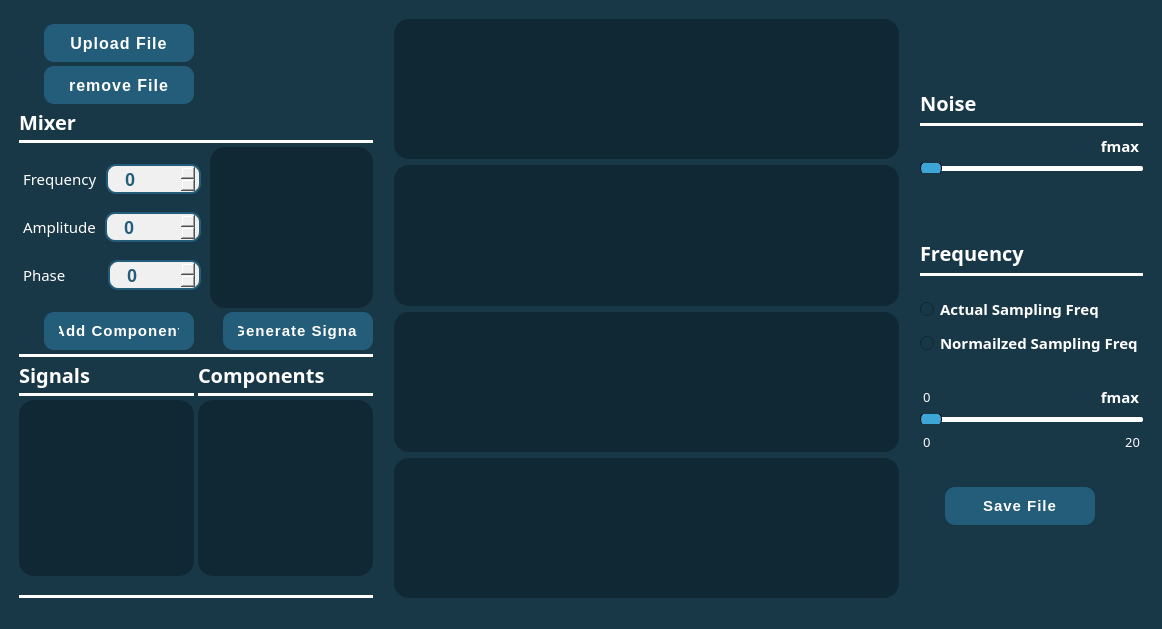
<?xml version="1.0" encoding="UTF-8"?>
<ui version="4.0">
 <class>MainWindow</class>
 <widget class="QMainWindow" name="MainWindow">
  <property name="geometry">
   <rect>
    <x>0</x>
    <y>0</y>
    <width>1162</width>
    <height>629</height>
   </rect>
  </property>
  <property name="windowTitle">
   <string>MainWindow</string>
  </property>
  <property name="styleSheet">
   <string notr="true"> background-color: #183747; /* Background color */</string>
  </property>
  <widget class="QWidget" name="centralwidget">
   <layout class="QGridLayout" name="gridLayout">
    <item row="0" column="0">
     <layout class="QHBoxLayout" name="horizontalLayout_9" stretch="2,0,4,0,0">
      <item>
       <layout class="QVBoxLayout" name="verticalLayout_5">
        <property name="spacing">
         <number>4</number>
        </property>
        <property name="leftMargin">
         <number>10</number>
        </property>
        <property name="topMargin">
         <number>15</number>
        </property>
        <property name="rightMargin">
         <number>0</number>
        </property>
        <item>
         <widget class="QPushButton" name="uploadButton_2">
          <property name="sizePolicy">
           <sizepolicy hsizetype="Maximum" vsizetype="Fixed">
            <horstretch>0</horstretch>
            <verstretch>0</verstretch>
           </sizepolicy>
          </property>
          <property name="font">
           <font>
            <family>Arial</family>
            <pointsize>-1</pointsize>
            <weight>75</weight>
            <bold>true</bold>
           </font>
          </property>
          <property name="styleSheet">
           <string notr="true">QPushButton{
  appearance: button;
  backface-visibility: hidden;
  background-color: #405cf5;
  border-radius: 6px;
  border-width: 0;
  box-shadow: rgba(50, 50, 93, .1) 0 0 0 1px inset,rgba(50, 50, 93, .1) 0 2px 5px 0,rgba(0, 0, 0, .07) 0 1px 1px 0;
  box-sizing: border-box;
  color: #fff;
  cursor: pointer;
 
  font-size: 100%;
  height: 28px;
  line-height: 1.15;
  margin: 0 0 0 25px;
  outline: none;
  overflow: hidden;
  padding: 0 10px;
  position: relative;
  text-align: center;
  text-transform: none;
  transform: translateZ(0);
  transition: all .2s,box-shadow .08s ease-in;
  touch-action: manipulation;
  width:120px;
}

QPushButton {
    background-color: #235d79;    /* Blue color */
    border-radius: 10px;          /* Rounded corners */
    border: none;                 /* No border */
    color: white;                 /* Text color */
    padding: 5px 15px;            /* Padding for better text alignment */
    
    font-family: Arial, Helvetica, sans-serif;  /* Font family */
    font-size: 16px;              /* Font size */
    font-weight: bold;            /* Bold text */
    letter-spacing: 1px;          /* Spacing between letters */
    text-transform: uppercase;    /* Uppercase letters */
}

QPushButton:hover {
    background-color: #2e6d8e;    /* Slightly lighter blue when hovering */
}

QPushButton:pressed {
    background-color: #1b4b61;    /* Darker blue when pressed */
}



</string>
          </property>
          <property name="text">
           <string>Upload File</string>
          </property>
          <property name="icon">
           <iconset>
            <normaloff>:/Icons/Icons/upload-square-svgrepo-com.png</normaloff>:/Icons/Icons/upload-square-svgrepo-com.png</iconset>
          </property>
          <property name="iconSize">
           <size>
            <width>25</width>
            <height>25</height>
           </size>
          </property>
         </widget>
        </item>
        <item>
         <widget class="QPushButton" name="uploadButton">
          <property name="sizePolicy">
           <sizepolicy hsizetype="Maximum" vsizetype="Fixed">
            <horstretch>0</horstretch>
            <verstretch>0</verstretch>
           </sizepolicy>
          </property>
          <property name="font">
           <font>
            <family>Arial</family>
            <pointsize>-1</pointsize>
            <weight>75</weight>
            <bold>true</bold>
           </font>
          </property>
          <property name="styleSheet">
           <string notr="true">QPushButton{
  appearance: button;
  backface-visibility: hidden;
  background-color: #405cf5;
  border-radius: 6px;
  border-width: 0;
  box-shadow: rgba(50, 50, 93, .1) 0 0 0 1px inset,rgba(50, 50, 93, .1) 0 2px 5px 0,rgba(0, 0, 0, .07) 0 1px 1px 0;
  box-sizing: border-box;
  color: #fff;
  cursor: pointer;
 
  font-size: 100%;
  height: 28px;
  line-height: 1.15;
  margin: 0 0 0 25px;
  outline: none;
  overflow: hidden;
  padding: 0 10px;
  position: relative;
  text-align: center;
  text-transform: none;
  transform: translateZ(0);
  transition: all .2s,box-shadow .08s ease-in;
  touch-action: manipulation;
  width:120px;
}

QPushButton {
    background-color: #235d79;    /* Blue color */
    border-radius: 10px;          /* Rounded corners */
    border: none;                 /* No border */
    color: white;                 /* Text color */
    padding: 5px 15px;            /* Padding for better text alignment */
    
    font-family: Arial, Helvetica, sans-serif;  /* Font family */
    font-size: 16px;              /* Font size */
    font-weight: bold;            /* Bold text */
    letter-spacing: 1px;          /* Spacing between letters */
    text-transform: uppercase;    /* Uppercase letters */
}

QPushButton:hover {
    background-color: #2e6d8e;    /* Slightly lighter blue when hovering */
}

QPushButton:pressed {
    background-color: #1b4b61;    /* Darker blue when pressed */
}



</string>
          </property>
          <property name="text">
           <string>remove File</string>
          </property>
          <property name="icon">
           <iconset>
            <normaloff>:/Icons/Icons/upload-square-svgrepo-com.png</normaloff>:/Icons/Icons/upload-square-svgrepo-com.png</iconset>
          </property>
          <property name="iconSize">
           <size>
            <width>25</width>
            <height>25</height>
           </size>
          </property>
         </widget>
        </item>
        <item>
         <spacer name="verticalSpacer_7">
          <property name="orientation">
           <enum>Qt::Vertical</enum>
          </property>
          <property name="sizeType">
           <enum>QSizePolicy::Maximum</enum>
          </property>
          <property name="sizeHint" stdset="0">
           <size>
            <width>20</width>
            <height>20</height>
           </size>
          </property>
         </spacer>
        </item>
        <item>
         <layout class="QVBoxLayout" name="verticalLayout_2">
          <item>
           <widget class="QLabel" name="mixer">
            <property name="font">
             <font>
              <family>Overpass Black</family>
              <pointsize>-1</pointsize>
              <weight>75</weight>
              <bold>true</bold>
             </font>
            </property>
            <property name="styleSheet">
             <string notr="true">color:white;
font-size:20px;
margin: 0 0 ;</string>
            </property>
            <property name="text">
             <string>Mixer</string>
            </property>
           </widget>
          </item>
          <item>
           <widget class="Line" name="line_11">
            <property name="styleSheet">
             <string notr="true">/* Line style */

  /* Set the width of the line */
  width: 20px;

  /* Set the height of the line */
  height: 5px;

  /* Set the background color of the line */
  background-color: #ffffff;

  /* Set the border of the line */
  border: 10px;

  /* Set the border radius of the line */
  border-radius:5px;

	margin: 0 0 0px 0;



</string>
            </property>
            <property name="orientation">
             <enum>Qt::Horizontal</enum>
            </property>
           </widget>
          </item>
          <item>
           <layout class="QHBoxLayout" name="horizontalLayout_8" stretch="2,2">
            <property name="rightMargin">
             <number>0</number>
            </property>
            <item>
             <layout class="QVBoxLayout" name="verticalLayout" stretch="0,0,0">
              <property name="spacing">
               <number>0</number>
              </property>
              <item>
               <layout class="QHBoxLayout" name="horizontalLayout" stretch="0,0">
                <item>
                 <widget class="QLabel" name="Frequency">
                  <property name="sizePolicy">
                   <sizepolicy hsizetype="Maximum" vsizetype="Maximum">
                    <horstretch>0</horstretch>
                    <verstretch>0</verstretch>
                   </sizepolicy>
                  </property>
                  <property name="font">
                   <font>
                    <family>Overpass SemiBold</family>
                    <pointsize>11</pointsize>
                    <weight>50</weight>
                    <bold>false</bold>
                    <kerning>true</kerning>
                   </font>
                  </property>
                  <property name="styleSheet">
                   <string notr="true">color:white;
font-weight:10000px;
margin: 5px 0 ;</string>
                  </property>
                  <property name="text">
                   <string>Frequency</string>
                  </property>
                 </widget>
                </item>
                <item>
                 <widget class="QSpinBox" name="freqSpinBox">
                  <property name="enabled">
                   <bool>true</bool>
                  </property>
                  <property name="styleSheet">
                   <string notr="true">/* QSpinBox */
QSpinBox {
    background-color: #f0f0f0; /* Light background color */
    color: #235d79; /* Dark text color */
    border: 2px solid #235d79; /* Add a border for a modern look */
    border-radius: 10px; /* Slightly rounder corners */
    padding: 3px 8px; /* Increase padding for spacing */
	padding-left: 15px;
	margin: 0 5px;
    font-weight: bold;
    font-size: 18px; /* Adjust font size */
    text-align: center;
	height:20px; 
width: 50px;
}

/* QSpinBox Up Button (on the right) */
QSpinBox::up-button {
	
	image: url(Icons/plus-circle.png);
    border-radius: 50%; /* Round button corners */
    width: 25px;
    height: 25px;
    subcontrol-position: right; /* Place the up-button on the right */
}

/* QSpinBox Down Button (on the left) */
QSpinBox::down-button {
	
	image: url(Icons/minus-circle.png);
    border-radius: 5px; /* Round button corners */
    width: 25px;
    height: 25px;
    subcontrol-position: left; /* Place the down-button on the left */
}

QSpinBox::up-button:hover, QSpinBox::down-button:hover {
    background-color: #2f7ea3; /* Change button color on hover */
	 border-radius: 10px;
}
</string>
                  </property>
                 </widget>
                </item>
               </layout>
              </item>
              <item>
               <layout class="QHBoxLayout" name="horizontalLayout_6">
                <item>
                 <widget class="QLabel" name="Amplitude">
                  <property name="sizePolicy">
                   <sizepolicy hsizetype="Maximum" vsizetype="Maximum">
                    <horstretch>0</horstretch>
                    <verstretch>0</verstretch>
                   </sizepolicy>
                  </property>
                  <property name="font">
                   <font>
                    <family>Overpass SemiBold</family>
                    <pointsize>11</pointsize>
                    <weight>50</weight>
                    <bold>false</bold>
                   </font>
                  </property>
                  <property name="styleSheet">
                   <string notr="true">color:white;
font-weight:10000px;
margin: 5px 0 ;</string>
                  </property>
                  <property name="text">
                   <string>Amplitude</string>
                  </property>
                 </widget>
                </item>
                <item>
                 <widget class="QSpinBox" name="ampSpinBox">
                  <property name="enabled">
                   <bool>true</bool>
                  </property>
                  <property name="styleSheet">
                   <string notr="true">/* QSpinBox */
QSpinBox {
    background-color: #f0f0f0; /* Light background color */
    color: #235d79; /* Dark text color */
    border: 2px solid #235d79; /* Add a border for a modern look */
    border-radius: 10px; /* Slightly rounder corners */
    padding: 3px 8px; /* Increase padding for spacing */
	padding-left: 15px;
	margin: 0 5px;
    font-weight: bold;
    font-size: 18px; /* Adjust font size */
    text-align: center;
	height:20px; 
width: 50px;
}

/* QSpinBox Up Button (on the right) */
QSpinBox::up-button {
	
	image: url(Icons/plus-circle.png);
    border-radius: 50%; /* Round button corners */
    width: 25px;
    height: 25px;
    subcontrol-position: right; /* Place the up-button on the right */
}

/* QSpinBox Down Button (on the left) */
QSpinBox::down-button {
	
	image: url(Icons/minus-circle.png);
    border-radius: 5px; /* Round button corners */
    width: 25px;
    height: 25px;
    subcontrol-position: left; /* Place the down-button on the left */
}

QSpinBox::up-button:hover, QSpinBox::down-button:hover {
    background-color: #2f7ea3; /* Change button color on hover */
	 border-radius: 10px;
}
</string>
                  </property>
                 </widget>
                </item>
               </layout>
              </item>
              <item>
               <layout class="QHBoxLayout" name="horizontalLayout_7">
                <property name="spacing">
                 <number>33</number>
                </property>
                <item>
                 <widget class="QLabel" name="Phase">
                  <property name="sizePolicy">
                   <sizepolicy hsizetype="Maximum" vsizetype="Maximum">
                    <horstretch>0</horstretch>
                    <verstretch>0</verstretch>
                   </sizepolicy>
                  </property>
                  <property name="font">
                   <font>
                    <family>Overpass SemiBold</family>
                    <pointsize>11</pointsize>
                    <weight>50</weight>
                    <bold>false</bold>
                   </font>
                  </property>
                  <property name="styleSheet">
                   <string notr="true">color:white;
font-weight:10000px;
margin: 5px 0 ;</string>
                  </property>
                  <property name="text">
                   <string>Phase</string>
                  </property>
                 </widget>
                </item>
                <item>
                 <widget class="QSpinBox" name="phaseSpinBox">
                  <property name="enabled">
                   <bool>true</bool>
                  </property>
                  <property name="styleSheet">
                   <string notr="true">/* QSpinBox */
QSpinBox {
    background-color: #f0f0f0; /* Light background color */
    color: #235d79; /* Dark text color */
    border: 2px solid #235d79; /* Add a border for a modern look */
    border-radius: 10px; /* Slightly rounder corners */
    padding: 3px 8px; /* Increase padding for spacing */
	padding-left: 15px;
	margin: 0 5px;
    font-weight: bold;
    font-size: 18px; /* Adjust font size */
    text-align: center;
	height:20px; 
width: 50px;
}

/* QSpinBox Up Button (on the right) */
QSpinBox::up-button {
	
	image: url(Icons/plus-circle.png);
    border-radius: 50%; /* Round button corners */
    width: 25px;
    height: 25px;
    subcontrol-position: right; /* Place the up-button on the right */
}

/* QSpinBox Down Button (on the left) */
QSpinBox::down-button {
	
	image: url(Icons/minus-circle.png);
    border-radius: 5px; /* Round button corners */
    width: 25px;
    height: 25px;
    subcontrol-position: left; /* Place the down-button on the left */
}

QSpinBox::up-button:hover, QSpinBox::down-button:hover {
    background-color: #2f7ea3; /* Change button color on hover */
	 border-radius: 10px;
}
</string>
                  </property>
                 </widget>
                </item>
               </layout>
              </item>
             </layout>
            </item>
            <item>
             <widget class="QListWidget" name="attrList">
              <property name="styleSheet">
               <string notr="true">QListWidget {
    background-color:  #0f2834; /* Background color */; /* Background color of the list widget */
    /*border: 1px solid #c0c0c0; /* Border color and width */
    padding: 5px; /* Padding around the list items */
	border-radius: 15px;
}

QListWidget::item {
    background-color: #4a4a4a; /* Background color of each list item */
    padding: 5px; /* Padding inside each list item */
    border-bottom: 1px solid #c0c0c0; /* Separator between list items */
    border-radius: 15px; /* Border radius for rounded corners */
	color: #ffffff;
}


QListWidget::item:selected {
    background-color: #3399ff; /* Background color of selected item */
    color: #ffffff; /* Text color of selected item */
}

QListWidget::item:hover {
    background-color: #e0e0e0; /* Background color when hovering over an item */
}
</string>
              </property>
             </widget>
            </item>
           </layout>
          </item>
          <item>
           <layout class="QHBoxLayout" name="horizontalLayout_2">
            <item>
             <widget class="QPushButton" name="addComponent">
              <property name="font">
               <font>
                <family>Arial</family>
                <pointsize>-1</pointsize>
                <weight>75</weight>
                <bold>true</bold>
               </font>
              </property>
              <property name="styleSheet">
               <string notr="true">QPushButton{
  appearance: button;
  backface-visibility: hidden;
  background-color: #405cf5;
  border-radius: 6px;
  border-width: 0;
  box-shadow: rgba(50, 50, 93, .1) 0 0 0 1px inset,rgba(50, 50, 93, .1) 0 2px 5px 0,rgba(0, 0, 0, .07) 0 1px 1px 0;
  box-sizing: border-box;
  color: #fff;
  cursor: pointer;
 
  font-size: 100%;
  height: 28px;
  line-height: 1.15;
  margin: 0 0 0 25px;
  outline: none;
  overflow: hidden;
  padding: 0 10px;
  position: relative;
  text-align: center;
  text-transform: none;
  transform: translateZ(0);
  transition: all .2s,box-shadow .08s ease-in;
  touch-action: manipulation;
  width:120px;
}

QPushButton {
    background-color: #235d79;    /* Blue color */
    border-radius: 10px;          /* Rounded corners */
    border: none;                 /* No border */
    color: white;                 /* Text color */
    padding: 5px 15px;            /* Padding for better text alignment */
    
    font-family: Arial, Helvetica, sans-serif;  /* Font family */
    font-size: 15px;              /* Font size */
    font-weight: bold;            /* Bold text */
    letter-spacing: 1px;          /* Spacing between letters */
  }

QPushButton:hover {
    background-color: #2e6d8e;    /* Slightly lighter blue when hovering */
}

QPushButton:pressed {
    background-color: #1b4b61;    /* Darker blue when pressed */
}



</string>
              </property>
              <property name="text">
               <string>Add Component</string>
              </property>
             </widget>
            </item>
            <item>
             <spacer name="horizontalSpacer_3">
              <property name="orientation">
               <enum>Qt::Horizontal</enum>
              </property>
              <property name="sizeType">
               <enum>QSizePolicy::Maximum</enum>
              </property>
              <property name="sizeHint" stdset="0">
               <size>
                <width>20</width>
                <height>22</height>
               </size>
              </property>
             </spacer>
            </item>
            <item>
             <widget class="QPushButton" name="GenerateButton">
              <property name="font">
               <font>
                <family>Arial</family>
                <pointsize>-1</pointsize>
                <weight>75</weight>
                <bold>true</bold>
               </font>
              </property>
              <property name="styleSheet">
               <string notr="true">QPushButton{
  appearance: button;
  backface-visibility: hidden;
  background-color: #405cf5;
  border-radius: 6px;
  border-width: 0;
  box-shadow: rgba(50, 50, 93, .1) 0 0 0 1px inset,rgba(50, 50, 93, .1) 0 2px 5px 0,rgba(0, 0, 0, .07) 0 1px 1px 0;
  box-sizing: border-box;
  color: #fff;
  cursor: pointer;
 
  font-size: 100%;
  height: 28px;
  line-height: 1.15;
  margin: 0 0 0 25px;
  outline: none;
  overflow: hidden;
  padding: 0 10px;
  position: relative;
  text-align: center;
  text-transform: none;
  transform: translateZ(0);
  transition: all .2s,box-shadow .08s ease-in;
  touch-action: manipulation;
  width:120px;
}

QPushButton {
    background-color: #235d79;    /* Blue color */
    border-radius: 10px;          /* Rounded corners */
    border: none;                 /* No border */
    color: white;                 /* Text color */
    padding: 5px 15px;            /* Padding for better text alignment */
    
    font-family: Arial, Helvetica, sans-serif;  /* Font family */
    font-size: 15px;              /* Font size */
    font-weight: bold;            /* Bold text */
    letter-spacing: 1px;          /* Spacing between letters */
  }

QPushButton:hover {
    background-color: #2e6d8e;    /* Slightly lighter blue when hovering */
}

QPushButton:pressed {
    background-color: #1b4b61;    /* Darker blue when pressed */
}



</string>
              </property>
              <property name="text">
               <string>Generate Signal</string>
              </property>
             </widget>
            </item>
           </layout>
          </item>
         </layout>
        </item>
        <item>
         <widget class="Line" name="line_7">
          <property name="styleSheet">
           <string notr="true">/* Line style */

  /* Set the width of the line */
  width: 20px;

  /* Set the height of the line */
  height: 5px;

  /* Set the background color of the line */
  background-color: #ffffff;

  /* Set the border of the line */
  border: 10px;

  /* Set the border radius of the line */
  border-radius:5px;



</string>
          </property>
          <property name="orientation">
           <enum>Qt::Horizontal</enum>
          </property>
         </widget>
        </item>
        <item>
         <spacer name="verticalSpacer_9">
          <property name="orientation">
           <enum>Qt::Vertical</enum>
          </property>
          <property name="sizeType">
           <enum>QSizePolicy::Maximum</enum>
          </property>
          <property name="sizeHint" stdset="0">
           <size>
            <width>20</width>
            <height>20</height>
           </size>
          </property>
         </spacer>
        </item>
        <item>
         <layout class="QHBoxLayout" name="horizontalLayout_3">
          <item>
           <layout class="QVBoxLayout" name="verticalLayout_7">
            <item>
             <widget class="QLabel" name="Signals">
              <property name="font">
               <font>
                <family>Overpass Black</family>
                <pointsize>-1</pointsize>
                <weight>75</weight>
                <bold>true</bold>
               </font>
              </property>
              <property name="styleSheet">
               <string notr="true">color:white;
font-size:20px;
margin: 0 0 ;</string>
              </property>
              <property name="text">
               <string>Signals</string>
              </property>
             </widget>
            </item>
            <item>
             <widget class="Line" name="line_12">
              <property name="styleSheet">
               <string notr="true">/* Line style */

  /* Set the width of the line */
  width: 20px;

  /* Set the height of the line */
  height: 5px;

  /* Set the background color of the line */
  background-color: #ffffff;

  /* Set the border of the line */
  border: 10px;

  /* Set the border radius of the line */
  border-radius:5px;

	margin: 0 0 0px 0;



</string>
              </property>
              <property name="orientation">
               <enum>Qt::Horizontal</enum>
              </property>
             </widget>
            </item>
            <item>
             <widget class="QListWidget" name="signalsList">
              <property name="styleSheet">
               <string notr="true">QListWidget {
   background-color: #0f2834; /* Background color */
    /*border: 1px solid #c0c0c0; /* Border color and width */
    padding: 5px; /* Padding around the list items */
	border-radius: 15px;
}

QListWidget::item {
    background-color: #4a4a4a; /* Background color of each list item */
    padding: 5px; /* Padding inside each list item */
    border-bottom: 1px solid #c0c0c0; /* Separator between list items */
    border-radius: 15px; /* Border radius for rounded corners */
	color: #ffffff;
}


QListWidget::item:selected {
    background-color: #3399ff; /* Background color of selected item */
    color: #ffffff; /* Text color of selected item */
}

QListWidget::item:hover {
    background-color: #e0e0e0; /* Background color when hovering over an item */
}
</string>
              </property>
             </widget>
            </item>
            <item>
             <spacer name="verticalSpacer_8">
              <property name="orientation">
               <enum>Qt::Vertical</enum>
              </property>
              <property name="sizeType">
               <enum>QSizePolicy::Maximum</enum>
              </property>
              <property name="sizeHint" stdset="0">
               <size>
                <width>20</width>
                <height>30</height>
               </size>
              </property>
             </spacer>
            </item>
           </layout>
          </item>
          <item>
           <layout class="QVBoxLayout" name="verticalLayout_8">
            <item>
             <widget class="QLabel" name="Components">
              <property name="font">
               <font>
                <family>Overpass Black</family>
                <pointsize>-1</pointsize>
                <weight>75</weight>
                <bold>true</bold>
               </font>
              </property>
              <property name="styleSheet">
               <string notr="true">color:white;
font-size:20px;
margin: 0 0 ;</string>
              </property>
              <property name="text">
               <string>Components</string>
              </property>
             </widget>
            </item>
            <item>
             <widget class="Line" name="line_15">
              <property name="styleSheet">
               <string notr="true">/* Line style */

  /* Set the width of the line */
  width: 20px;

  /* Set the height of the line */
  height: 5px;

  /* Set the background color of the line */
  background-color: #ffffff;

  /* Set the border of the line */
  border: 10px;

  /* Set the border radius of the line */
  border-radius:5px;

	margin: 0 0 0px 0;



</string>
              </property>
              <property name="orientation">
               <enum>Qt::Horizontal</enum>
              </property>
             </widget>
            </item>
            <item>
             <widget class="QListWidget" name="componList">
              <property name="styleSheet">
               <string notr="true">QListWidget {
    background-color: #0f2834; /* Background color */
    /*border: 1px solid #c0c0c0; /* Border color and width */
    padding: 5px; /* Padding around the list items */
	border-radius: 15px;
}

QListWidget::item {
    background-color: #4a4a4a; /* Background color of each list item */
    padding: 5px; /* Padding inside each list item */
    border-bottom: 1px solid #c0c0c0; /* Separator between list items */
    border-radius: 15px; /* Border radius for rounded corners */
	color: #ffffff;
}


QListWidget::item:selected {
    background-color: #3399ff; /* Background color of selected item */
    color: #ffffff; /* Text color of selected item */
}

QListWidget::item:hover {
    background-color: #e0e0e0; /* Background color when hovering over an item */
}
</string>
              </property>
             </widget>
            </item>
            <item>
             <spacer name="verticalSpacer_10">
              <property name="orientation">
               <enum>Qt::Vertical</enum>
              </property>
              <property name="sizeType">
               <enum>QSizePolicy::Maximum</enum>
              </property>
              <property name="sizeHint" stdset="0">
               <size>
                <width>20</width>
                <height>30</height>
               </size>
              </property>
             </spacer>
            </item>
           </layout>
          </item>
         </layout>
        </item>
        <item>
         <layout class="QVBoxLayout" name="verticalLayout_4">
          <property name="spacing">
           <number>4</number>
          </property>
          <item>
           <layout class="QHBoxLayout" name="horizontalLayout_4"/>
          </item>
         </layout>
        </item>
        <item>
         <widget class="Line" name="line_8">
          <property name="styleSheet">
           <string notr="true">/* Line style */

  /* Set the width of the line */
  width: 20px;

  /* Set the height of the line */
  height: 5px;

  /* Set the background color of the line */
  background-color: #ffffff;

  /* Set the border of the line */
  border: 10px;

  /* Set the border radius of the line */
  border-radius:5px;



</string>
          </property>
          <property name="orientation">
           <enum>Qt::Horizontal</enum>
          </property>
         </widget>
        </item>
       </layout>
      </item>
      <item>
       <spacer name="horizontalSpacer">
        <property name="orientation">
         <enum>Qt::Horizontal</enum>
        </property>
        <property name="sizeHint" stdset="0">
         <size>
          <width>14</width>
          <height>20</height>
         </size>
        </property>
       </spacer>
      </item>
      <item>
       <layout class="QVBoxLayout" name="verticalLayout_6">
        <property name="leftMargin">
         <number>1</number>
        </property>
        <property name="topMargin">
         <number>10</number>
        </property>
        <item>
         <widget class="PlotWidget" name="graph1_2" native="true">
          <property name="styleSheet">
           <string notr="true">background-color: #0f2834; /* Background color */
    border-radius: 15px; /* Curved borders */
    border: 2px solid #0f2834; /* 3D outline */

    box-shadow: 2px 2px 8px rgba(0, 0, 0, 0.7); /* 3D shadow effect */</string>
          </property>
         </widget>
        </item>
        <item>
         <widget class="PlotWidget" name="graph1" native="true">
          <property name="styleSheet">
           <string notr="true">background-color: #0f2834; /* Background color */
    border-radius: 15px; /* Curved borders */
    border: 2px solid #0f2834; /* 3D outline */

    box-shadow: 2px 2px 8px rgba(0, 0, 0, 0.7); /* 3D shadow effect */</string>
          </property>
         </widget>
        </item>
        <item>
         <widget class="PlotWidget" name="graph2" native="true">
          <property name="styleSheet">
           <string notr="true">background-color: #0f2834; /* Background color */
    border-radius: 15px; /* Curved borders */
    border: 2px solid #0f2834; /* 3D outline */

    box-shadow: 2px 2px 8px rgba(0, 0, 0, 0.7); /* 3D shadow effect */</string>
          </property>
         </widget>
        </item>
        <item>
         <widget class="PlotWidget" name="graph3" native="true">
          <property name="styleSheet">
           <string notr="true">background-color: #0f2834; /* Background color */
    border-radius: 15px; /* Curved borders */
    border: 2px solid #0f2834; /* 3D outline */

    box-shadow: 2px 2px 8px rgba(0, 0, 0, 0.7); /* 3D shadow effect */</string>
          </property>
         </widget>
        </item>
       </layout>
      </item>
      <item>
       <spacer name="horizontalSpacer_2">
        <property name="orientation">
         <enum>Qt::Horizontal</enum>
        </property>
        <property name="sizeHint" stdset="0">
         <size>
          <width>15</width>
          <height>20</height>
         </size>
        </property>
       </spacer>
      </item>
      <item>
       <layout class="QVBoxLayout" name="verticalLayout_13">
        <property name="rightMargin">
         <number>10</number>
        </property>
        <item>
         <spacer name="verticalSpacer_2">
          <property name="orientation">
           <enum>Qt::Vertical</enum>
          </property>
          <property name="sizeType">
           <enum>QSizePolicy::Maximum</enum>
          </property>
          <property name="sizeHint" stdset="0">
           <size>
            <width>20</width>
            <height>80</height>
           </size>
          </property>
         </spacer>
        </item>
        <item>
         <widget class="QLabel" name="Noise">
          <property name="font">
           <font>
            <family>Overpass Black</family>
            <pointsize>-1</pointsize>
            <weight>75</weight>
            <bold>true</bold>
           </font>
          </property>
          <property name="styleSheet">
           <string notr="true">color:white;
font-size:20px;
margin: 0 0 ;</string>
          </property>
          <property name="text">
           <string>Noise</string>
          </property>
         </widget>
        </item>
        <item>
         <widget class="Line" name="line_10">
          <property name="styleSheet">
           <string notr="true">/* Line style */

  /* Set the width of the line */
  width: 20px;

  /* Set the height of the line */
  height: 5px;

  /* Set the background color of the line */
  background-color: #ffffff;

  /* Set the border of the line */
  border: 10px;

  /* Set the border radius of the line */
  border-radius:5px;

	margin: 0 0 0px 0;



</string>
          </property>
          <property name="orientation">
           <enum>Qt::Horizontal</enum>
          </property>
         </widget>
        </item>
        <item>
         <layout class="QVBoxLayout" name="verticalLayout_12">
          <item>
           <widget class="QLabel" name="fmaxLabel_2">
            <property name="font">
             <font>
              <family>Overpass SemiBold</family>
              <pointsize>11</pointsize>
              <weight>75</weight>
              <bold>true</bold>
             </font>
            </property>
            <property name="styleSheet">
             <string notr="true">color:white;
font-weight:10000px;
margin-top: 3px;</string>
            </property>
            <property name="text">
             <string>fmax</string>
            </property>
            <property name="alignment">
             <set>Qt::AlignRight|Qt::AlignTrailing|Qt::AlignVCenter</set>
            </property>
           </widget>
          </item>
          <item>
           <widget class="QSlider" name="noiseSlider">
            <property name="styleSheet">
             <string notr="true">/* Style for the QSlider */

/* Background of the slider track */
QSlider {
background-color: transparent;
height: 10px; /* Set the height of the track */
margin:0 0;
}

/* Style for the groove (track) */
QSlider::groove {
background: #ffffff; /* Color of the track */
	color: rgb(17, 45, 59);
border: 0px solid #999; /* Border of the track */
height: 5px; /* Set the height of the track */
border-radius: 2px; /* Round the corners of the track */
margin:0 0;
}

/* Style for the slider handle (thumb) */
QSlider::handle {
background: #3da6d6; /* Color of the handle */
border: 1px solid ; /* Border of the handle */
width: 20px; /* Width of the handle */
height: 30px; /* Height of the handle */
margin: -5px 0; /* Negative margin to center the handle vertically */
border-radius: 7px; /* Round the corners of the handle to make it into a circle */
}

/* Style for the slider handle when pressed */
QSlider::handle:pressed {
background: #338eb5; /* Color of the handle when pressed */
border: 1px solid #3498db; /* Border of the handle when pressed */
}





</string>
            </property>
            <property name="orientation">
             <enum>Qt::Horizontal</enum>
            </property>
           </widget>
          </item>
         </layout>
        </item>
        <item>
         <spacer name="verticalSpacer_5">
          <property name="orientation">
           <enum>Qt::Vertical</enum>
          </property>
          <property name="sizeType">
           <enum>QSizePolicy::Maximum</enum>
          </property>
          <property name="sizeHint" stdset="0">
           <size>
            <width>20</width>
            <height>60</height>
           </size>
          </property>
         </spacer>
        </item>
        <item>
         <widget class="QLabel" name="Frequency_2">
          <property name="font">
           <font>
            <family>Overpass Black</family>
            <pointsize>-1</pointsize>
            <weight>75</weight>
            <bold>true</bold>
           </font>
          </property>
          <property name="styleSheet">
           <string notr="true">color:white;
font-size:20px;
margin: 0 0 ;</string>
          </property>
          <property name="text">
           <string>Frequency</string>
          </property>
         </widget>
        </item>
        <item>
         <widget class="Line" name="line_9">
          <property name="styleSheet">
           <string notr="true">/* Line style */

  /* Set the width of the line */
  width: 20px;

  /* Set the height of the line */
  height: 5px;

  /* Set the background color of the line */
  background-color: #ffffff;

  /* Set the border of the line */
  border: 10px;

  /* Set the border radius of the line */
  border-radius:5px;

	margin: 0 0 0px 0;



</string>
          </property>
          <property name="orientation">
           <enum>Qt::Horizontal</enum>
          </property>
         </widget>
        </item>
        <item>
         <spacer name="verticalSpacer_11">
          <property name="orientation">
           <enum>Qt::Vertical</enum>
          </property>
          <property name="sizeType">
           <enum>QSizePolicy::Maximum</enum>
          </property>
          <property name="sizeHint" stdset="0">
           <size>
            <width>208</width>
            <height>13</height>
           </size>
          </property>
         </spacer>
        </item>
        <item>
         <layout class="QVBoxLayout" name="verticalLayout_11">
          <item>
           <widget class="QRadioButton" name="actualRadio">
            <property name="font">
             <font>
              <family>Overpass SemiBold</family>
              <pointsize>11</pointsize>
              <weight>75</weight>
              <bold>true</bold>
             </font>
            </property>
            <property name="styleSheet">
             <string notr="true">color:white;
font-weight:10000px;</string>
            </property>
            <property name="text">
             <string>Actual Sampling Freq</string>
            </property>
           </widget>
          </item>
          <item>
           <widget class="QRadioButton" name="normalRadio">
            <property name="font">
             <font>
              <family>Overpass SemiBold</family>
              <pointsize>11</pointsize>
              <weight>75</weight>
              <bold>true</bold>
             </font>
            </property>
            <property name="styleSheet">
             <string notr="true">color:white;
font-weight:10000px;</string>
            </property>
            <property name="text">
             <string>Normailzed Sampling Freq</string>
            </property>
           </widget>
          </item>
          <item>
           <spacer name="verticalSpacer_6">
            <property name="orientation">
             <enum>Qt::Vertical</enum>
            </property>
            <property name="sizeType">
             <enum>QSizePolicy::Maximum</enum>
            </property>
            <property name="sizeHint" stdset="0">
             <size>
              <width>20</width>
              <height>20</height>
             </size>
            </property>
           </spacer>
          </item>
          <item>
           <layout class="QHBoxLayout" name="horizontalLayout_10">
            <item>
             <widget class="QLabel" name="indicatLabel">
              <property name="font">
               <font>
                <family>Overpass Medium</family>
                <pointsize>10</pointsize>
               </font>
              </property>
              <property name="styleSheet">
               <string notr="true">color:white;
margin-top: 3px;</string>
              </property>
              <property name="text">
               <string>0</string>
              </property>
             </widget>
            </item>
            <item>
             <widget class="QLabel" name="fmaxLabel">
              <property name="font">
               <font>
                <family>Overpass SemiBold</family>
                <pointsize>11</pointsize>
                <weight>75</weight>
                <bold>true</bold>
               </font>
              </property>
              <property name="styleSheet">
               <string notr="true">color:white;
font-weight:10000px;
margin-top: 3px;</string>
              </property>
              <property name="text">
               <string>fmax</string>
              </property>
              <property name="alignment">
               <set>Qt::AlignRight|Qt::AlignTrailing|Qt::AlignVCenter</set>
              </property>
             </widget>
            </item>
           </layout>
          </item>
          <item>
           <layout class="QVBoxLayout" name="verticalLayout_10">
            <item>
             <layout class="QVBoxLayout" name="verticalLayout_9">
              <item>
               <widget class="QSlider" name="sampleSlider">
                <property name="styleSheet">
                 <string notr="true">/* Style for the QSlider */

/* Background of the slider track */
QSlider {
background-color: transparent;
height: 10px; /* Set the height of the track */
margin:0 0;
}

/* Style for the groove (track) */
QSlider::groove {
background: #ffffff; /* Color of the track */
	color: rgb(17, 45, 59);
border: 0px solid #999; /* Border of the track */
height: 5px; /* Set the height of the track */
border-radius: 2px; /* Round the corners of the track */
margin:0 0;
}

/* Style for the slider handle (thumb) */
QSlider::handle {
background: #3da6d6; /* Color of the handle */
border: 1px solid ; /* Border of the handle */
width: 20px; /* Width of the handle */
height: 30px; /* Height of the handle */
margin: -5px 0; /* Negative margin to center the handle vertically */
border-radius: 7px; /* Round the corners of the handle to make it into a circle */
}

/* Style for the slider handle when pressed */
QSlider::handle:pressed {
background: #338eb5; /* Color of the handle when pressed */
border: 1px solid #3498db; /* Border of the handle when pressed */
}





</string>
                </property>
                <property name="orientation">
                 <enum>Qt::Horizontal</enum>
                </property>
               </widget>
              </item>
              <item>
               <layout class="QHBoxLayout" name="horizontalLayout_5">
                <item alignment="Qt::AlignLeft">
                 <widget class="QLabel" name="startLabel">
                  <property name="font">
                   <font>
                    <family>Overpass Medium</family>
                    <pointsize>10</pointsize>
                   </font>
                  </property>
                  <property name="styleSheet">
                   <string notr="true">color:white;
margin-top: 3px;</string>
                  </property>
                  <property name="text">
                   <string>0</string>
                  </property>
                 </widget>
                </item>
                <item alignment="Qt::AlignRight">
                 <widget class="QLabel" name="endLabel">
                  <property name="font">
                   <font>
                    <family>Overpass Medium</family>
                    <pointsize>10</pointsize>
                   </font>
                  </property>
                  <property name="styleSheet">
                   <string notr="true">color:white;
margin-top: 3px;</string>
                  </property>
                  <property name="text">
                   <string>20</string>
                  </property>
                  <property name="alignment">
                   <set>Qt::AlignRight|Qt::AlignTrailing|Qt::AlignVCenter</set>
                  </property>
                 </widget>
                </item>
               </layout>
              </item>
             </layout>
            </item>
            <item>
             <spacer name="verticalSpacer_4">
              <property name="orientation">
               <enum>Qt::Vertical</enum>
              </property>
              <property name="sizeType">
               <enum>QSizePolicy::Maximum</enum>
              </property>
              <property name="sizeHint" stdset="0">
               <size>
                <width>20</width>
                <height>30</height>
               </size>
              </property>
             </spacer>
            </item>
           </layout>
          </item>
         </layout>
        </item>
        <item>
         <widget class="QPushButton" name="downloadButton">
          <property name="sizePolicy">
           <sizepolicy hsizetype="Maximum" vsizetype="Fixed">
            <horstretch>0</horstretch>
            <verstretch>0</verstretch>
           </sizepolicy>
          </property>
          <property name="font">
           <font>
            <family>Arial</family>
            <pointsize>-1</pointsize>
            <weight>75</weight>
            <bold>true</bold>
           </font>
          </property>
          <property name="layoutDirection">
           <enum>Qt::LeftToRight</enum>
          </property>
          <property name="styleSheet">
           <string notr="true">QPushButton{
  appearance: button;
  backface-visibility: hidden;
  background-color: #405cf5;
  border-radius: 6px;
  border-width: 0;
  box-shadow: rgba(50, 50, 93, .1) 0 0 0 1px inset,rgba(50, 50, 93, .1) 0 2px 5px 0,rgba(0, 0, 0, .07) 0 1px 1px 0;
  box-sizing: border-box;
  color: #fff;
  cursor: pointer;
 
  font-size: 100%;
  height: 28px;
  line-height: 1.15;
  margin: 0 0 0 25px;
  outline: none;
  overflow: hidden;
  padding: 0 10px;
  position: relative;
  text-align: center;
  text-transform: none;
  transform: translateZ(0);
  transition: all .2s,box-shadow .08s ease-in;
  touch-action: manipulation;
  width:120px;
}

QPushButton {
    background-color: #235d79;    /* Blue color */
    border-radius: 10px;          /* Rounded corners */
    border: none;                 /* No border */
    color: white;                 /* Text color */
    padding: 5px 15px;            /* Padding for better text alignment */
    
    font-family: Arial, Helvetica, sans-serif;  /* Font family */
    font-size: 15px;              /* Font size */
    font-weight: bold;            /* Bold text */
    letter-spacing: 1px;          /* Spacing between letters */
  }

QPushButton:hover {
    background-color: #2e6d8e;    /* Slightly lighter blue when hovering */
}

QPushButton:pressed {
    background-color: #1b4b61;    /* Darker blue when pressed */
}



</string>
          </property>
          <property name="text">
           <string>Save File</string>
          </property>
          <property name="icon">
           <iconset>
            <normaloff>:/Icons/Icons/save-svgrepo-com.png</normaloff>:/Icons/Icons/save-svgrepo-com.png</iconset>
          </property>
          <property name="iconSize">
           <size>
            <width>30</width>
            <height>27</height>
           </size>
          </property>
         </widget>
        </item>
        <item>
         <spacer name="verticalSpacer_3">
          <property name="orientation">
           <enum>Qt::Vertical</enum>
          </property>
          <property name="sizeHint" stdset="0">
           <size>
            <width>20</width>
            <height>40</height>
           </size>
          </property>
         </spacer>
        </item>
       </layout>
      </item>
     </layout>
    </item>
   </layout>
  </widget>
  <widget class="QMenuBar" name="menubar">
   <property name="geometry">
    <rect>
     <x>0</x>
     <y>0</y>
     <width>1162</width>
     <height>22</height>
    </rect>
   </property>
  </widget>
  <widget class="QStatusBar" name="statusbar"/>
 </widget>
 <customwidgets>
  <customwidget>
   <class>PlotWidget</class>
   <extends>QWidget</extends>
   <header location="global">pyqtgraph</header>
   <container>1</container>
  </customwidget>
 </customwidgets>
 <resources/>
 <connections/>
</ui>
